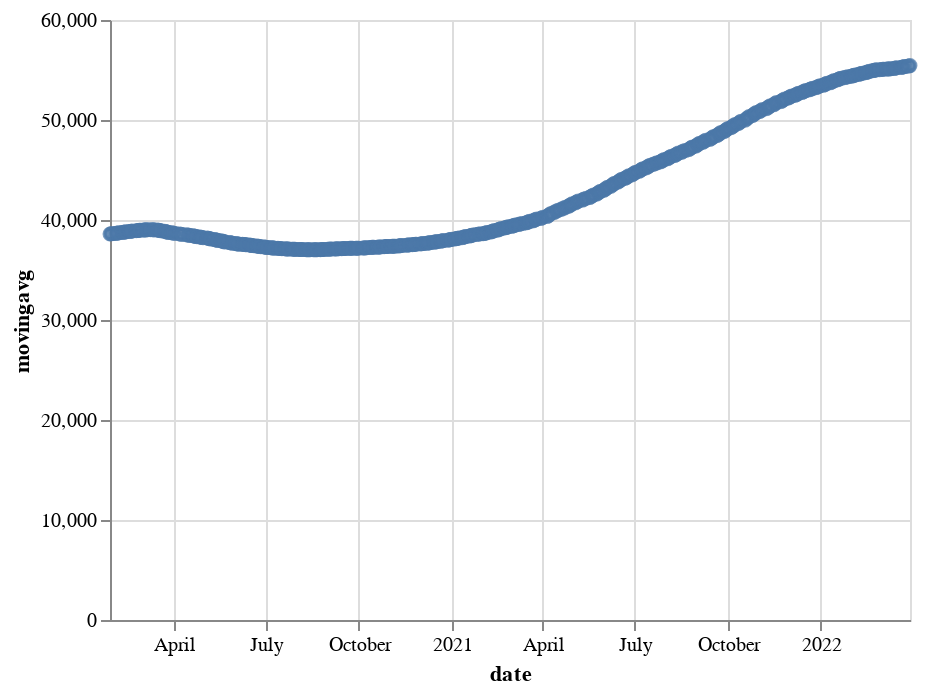

Source (notebook cell):
### Code cell
altdata_fiftytwoweek = stock_weekmovingavg(52, bse_data)
altdata_fiftytwoweek.reset_index(inplace=True)
altdata_fiftytwoweek.rename(columns={list(altdata_fiftytwoweek)[0]:'date'}, inplace=True)

alt.Chart(altdata_fiftytwoweek).mark_point().encode(
    x='date',
    y='movingavg'
)

### Figure 1 — Vega-Lite specification as saved in the notebook (floating-point values rounded to 4 significant figures; data arrays with more than 128 entries replaced by an {"elided": "..."} marker saying what was removed)
{"config": {"view": {"continuousWidth": 400, "continuousHeight": 300}}, "data": {"name": "data-9133ed61a2b298d39a102bcb5302cb64"}, "mark": "point", "encoding": {"x": {"field": "date", "type": "temporal"}, "y": {"field": "movingavg", "type": "quantitative"}}, "$schema": "https://vega.github.io/schema/vega-lite/v4.17.0.json", "datasets": {"data-9133ed61a2b298d39a102bcb5302cb64": {"elided": "537 records"}}}
